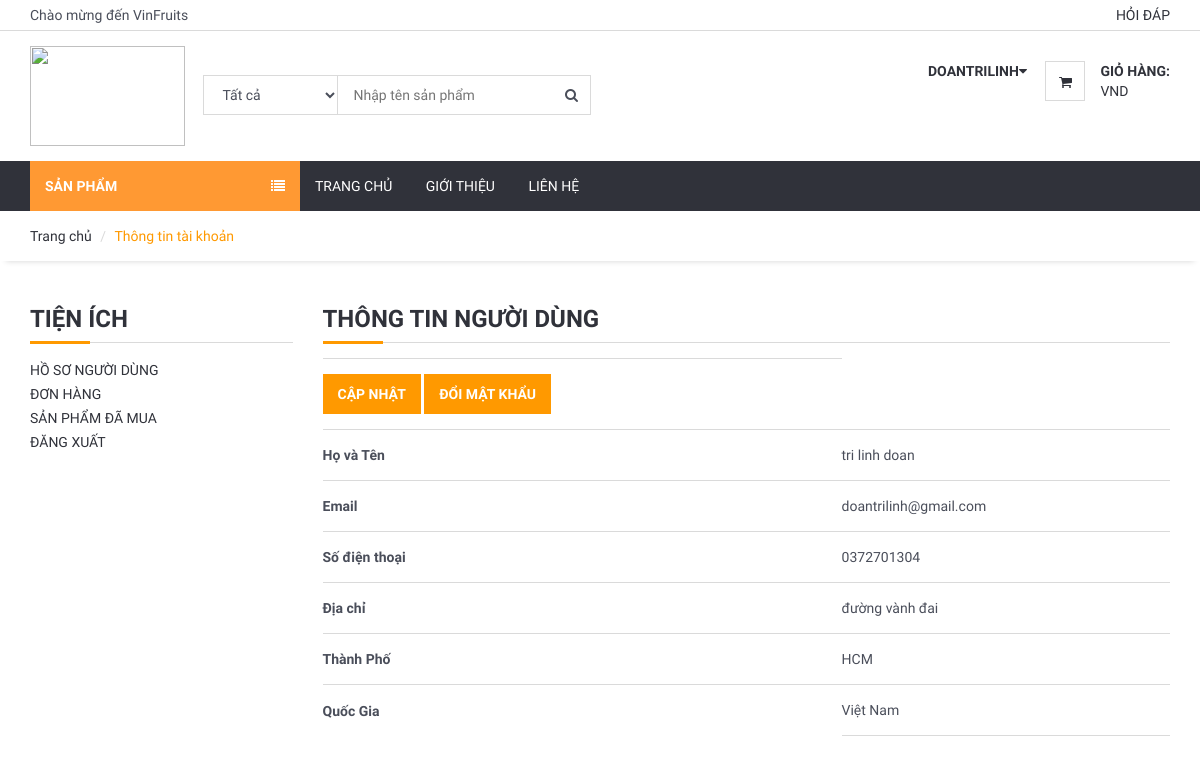
/user/ (signed in), run on the app's committed database.
### user/models.py (models this page shows, shortened)
class UserProfile(models.Model):
    user = models.OneToOneField(User, on_delete=models.CASCADE)
    phone = models.CharField(blank=True, max_length=20)
    address = models.CharField(blank=True, max_length=150)
    city = models.CharField(blank=True, max_length=20)
    country = models.CharField(blank=True, max_length=50)

### user/views.py (the view)
# urls.py: path('',views.index, name ='index'),
@login_required(login_url='/login')
def index(request):
    category = Category.objects.all()
    current_user = request.user  # Access User Session information
    profile = UserProfile.objects.get(user_id=current_user.id)
    context = {   'category': category,
        'profile': profile}
    return render(request, 'user/user_profile.html', context)

### user/templates/user/user_profile.html (shortened to what this page needs)
{% extends 'home/homebase.html' %}
{% block sidebar %} {% include 'home/sidebar.html' %} {% endblock %}
{% block body %}
	<div id="breadcrumb">
		<div class="container">
			<ul class="breadcrumb">
                <li><a href="">Trang chủ</a></li>
                <li class="active">Thông tin tài khoản</li>
			</ul>
		</div>
	</div>
	<div class="section">
		<div class="container">
			<div class="row">
                <div class="col-md-3">
                    {% include "user/user_panel.html" %}
                </div>
				<div class="col-md-9">
                    <div class="billing-details">
                        <div class="section-title">
                            <h3 class="title">Thông Tin Người Dùng</h3>
                        </div>
                    </div>
					<table class="shopping-cart-table table">
                        <tr>
                            <th class="text-left">
                                <a href="/user/update" class="primary-btn">Cập nhật</a>
                                <a href="/user/password" class="primary-btn">Đổi mật khẩu</a>
                            </th>
                        </tr>
                        <tr>
                            <th class="text-left">Họ và Tên</th>
                            <td class="text-left">{{ user.first_name}} {{ user.last_name}} </td>
                        </tr>
                        <tr>
                            <th class="text-left">Email</th>
                            <td class="text-left">{{ profile.user.email}}</td>
                        </tr>
                        <tr>
                            <th class="text-left">Số điện thoại</th>
                            <td class="text-left">{{ profile.phone}}</td>
                        </tr>
                        <tr>
                            <th class="text-left">Địa chỉ</th>
                            <td class="text-left">{{ profile.address}}</td>
                        </tr>
                        <tr>
                            <th class="text-left">Thành Phố</th>
                            <td class="text-left">{{ profile.city}}</td>
                        </tr>
                        <tr>
                            <th class="text-left">Quốc Gia</th>
                            <td class="text-left">{{ profile.country}}</td>
                        </tr>
                    </table>
                </div>
			</div>
		</div>
	</div>
{% endblock %}

### home/templates/home/header.html (shortened to what this page needs)
{% load static %}
	<header>
		<div id="top-header">
			<div class="container">
				<div class="pull-left">
					<span>Chào mừng đến VinFruits</span>
				</div>
				<div class="pull-right">
					<ul class="header-top-links">
						<li><a href="/faq">Hỏi đáp</a></li>
					</ul>
				</div>
			</div>
		</div>
		<div id="header">
			<div class="container">
				<div class="pull-left">
					<div class="header-logo">
						<a class="logo" href="#">
							<img src="https://vinfruits.com/wp-content/uploads/2016/12/Pasted-image-at-2016_12_06-07_06-PM.png" alt="">
						</a>
					</div>
					<div class="header-search">
						<form action="/search/" method="post">
							<input id="query" name="query" class="input search-input" type="text" placeholder="Nhập tên sản phẩm">
							<select name="catid" class="input search-categories">
								<option value="0">Tất cả </option>
								{% load mptt_tags %}
							</select>
							<button class="search-btn"><i class="fa fa-search"></i></button>
						</form>
					</div>
				</div>
				<div class="pull-right">
					<ul class="header-btns">
						<li class="header-account dropdown default-dropdown">
							{% if user.id is not None %}
							<div class="dropdown-toggle" role="button" data-toggle="dropdown" aria-expanded="true">
								<strong class="text-uppercase">{{ user.username }}<i class="fa fa-caret-down"></i></strong>
							</div>
							{% else %}
							<a href="/login" class="text-uppercase">Đăng nhập</a> /<a href="/signup" class="text-uppercase">Đăng ký</a>
							{% endif %}
						</li>
						<li class="header-cart dropdown default-dropdown">
							<a href="/shopcart/"  >
								<div class="header-btns-icon">
									<i class="fa fa-shopping-cart"></i>
								</div>
								<strong class="text-uppercase">Giỏ hàng:</strong>
								<br>
								<span>VND</span>
							</a>
						</li>
					</ul>
				</div>
			</div>
		</div>
	</header>

### home/static/css/style.css (style rules this page uses)
body { font-family: 'Hind', sans-serif; color: #4A4E5A; overflow-x: hidden; }
h1, h2, h3, h4, h5, h6 { color: #30323A; margin: 0 0 10px; font-weight: 700; }
a { color: #30323A; -webkit-transition: 0.3s color; transition: 0.3s color; }
strong { color: #30323A; }
ul, ol { margin: 0; padding: 0; list-style: none }
.main-btn, .primary-btn { display: inline-block; padding: 10px 15px; text-transform: uppercase; font-weight: 700; border: none; -webkit-transition: 0.3s all; transition: 0.3s all; }
.primary-btn { color: #FFF; background-color: #ff9900; }
.input { width: 100%; height: 40px; padding: 0px 15px; border: none; background-color: transparent; -webkit-box-shadow: 0px 0px 0px 1px #DADADA inset, 0px 0px 0px 5px transparent; box-shadow: 0px 0px 0px 1px #DADADA inset, 0px 0px 0px 5px transparent; -webkit-transition: 0.3s all; transition: 0.3s all; }
.section { padding-top: 30px; padding-bottom: 30px; }
.section-title { position: relative; margin-bottom: 15px; margin-top: 15px; border-bottom: 1px solid #DADADA; }
.section-title .title { display: inline-block; text-transform: uppercase; }
.section-title:after { content: ""; position: absolute; left: 0; bottom: -1.5px; height: 3px; width: 60px; background-color: #ff9900; }
#breadcrumb { -webkit-box-shadow: 0px 6px 6px -6px rgba(0, 0, 0, 0.175); box-shadow: 0px 6px 6px -6px rgba(0, 0, 0, 0.175); }
.breadcrumb { background-color: transparent; border: none; border-radius: 0px; padding: 15px 0px; margin: 0; }
.breadcrumb>.active { color: #ff9900; }
.breadcrumb>li+li:before { color: #DADADA; }
#header { padding-top: 15px; padding-bottom: 15px; }
#top-header { padding-top: 5px; padding-bottom: 5px; border-bottom: 1px solid #DADADA; }
.header-top-links>li { display: inline-block; }
.header-top-links>li>a { cursor: pointer; text-transform: uppercase; }
.header-logo { display: inline-block; margin-right: 15px; }
.header-logo .logo>img { width: 155px; height: 100px; }
.header-search { display: inline-block; padding: 15px 0px; max-width: 400px; }
.header-search>form { position: relative; }
.header-search>form .search-input { padding-left: 150px; padding-right: 45px; }
.header-search>form .search-categories { position: absolute; left: 0px; top: 0px; width: 135px; }
.header-search>form .search-btn { position: absolute; top: 0px; right: 0px; width: 40px; height: 40px; background-color: transparent; border: none; }
.header-btns>li { display: inline-block; vertical-align: top; padding: 15px 0px; }
.header-btns>li+li { margin-left: 15px; }
.header-btns>li .header-btns-icon { position: relative; float: left; margin-right: 15px; width: 40px; height: 40px; line-height: 40px; text-align: center; color: #30323A; background-color: #FFF; border: 1px solid #DADADA; }
.header-btns .dropdown-toggle { display: block; cursor: pointer; }
.shopping-cart-table>tbody>tr>td, .shopping-cart-table>tbody>tr>th, .shopping-cart-table>tfoot>tr>td, .shopping-cart-table>tfoot>tr>th, .shopping-cart-table>thead>tr>td, .shopping-cart-table>thead>tr>th { padding: 15px 0px; vertical-align: middle; border-top: 1px solid #DADADA; }
.shopping-cart-table>tbody>tr:last-child>td { border-bottom: 1px solid #DADADA; }

### data on the page
UserProfile: user.email "doantrilinh@gmail.com", phone "0372701304", address "đường vành đai", city "HCM", country "Việt Nam"

### other printed values
{{ user.username }} "DOANTRILINH"
{{ user.first_name }} "tri linh"
{{ user.last_name }} "doan"
